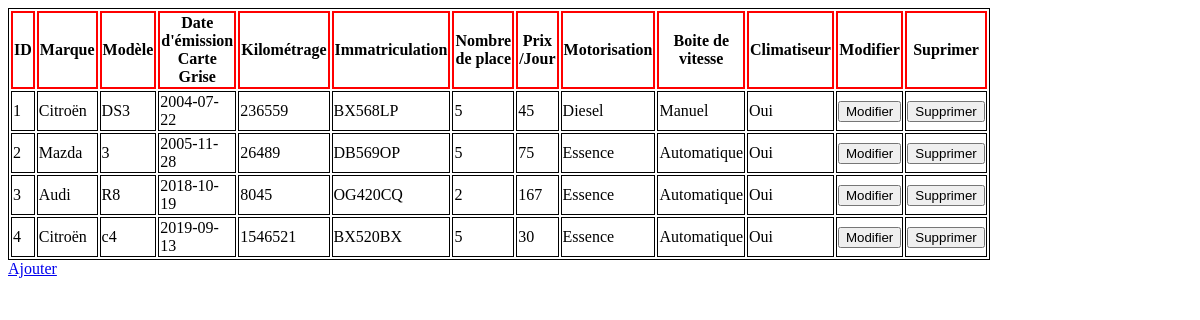
The app's page /admin.php with its own data.
### admin.php (the view, shortened to what this page needs)
<?php
$servername = "localhost";
$username = "root";
$password = "brother4";
$dbname = "lokar";
try {
    $conn = new PDO("mysql:host=$servername;dbname=$dbname", $username, $password,array(PDO::MYSQL_ATTR_INIT_COMMAND => "SET NAMES utf8"));
    $conn->setAttribute(PDO::ATTR_ERRMODE, PDO::ERRMODE_EXCEPTION);
    $stmt = $conn->prepare("SELECT ID, Marque, Modele, Date, Kilometrage, Immatriculation, Nombre_de_places, PrixJour, Motorisation, Boite_de_Vitesse, Climatiseur, Photo FROM Véhicules");
    $stmt->execute();
    }catch(PDOException $e)
    {
    echo $sql . "<br>" . $e->getMessage();
		}
?>
<!DOCTYPE html>
<html lang="en">
<head>
    <link rel="stylesheet" href="admin.css">
</head>
<body>
    <table class="table">
        <thead>
            <tr>
                <th>ID</th>
                <th>Marque</th>
                <th>Modèle</th>
                <th>Date d'émission Carte Grise</th>
                <th>Kilométrage</th>
                <th>Immatriculation</th>
                <th>Nombre de place</th>
                <th>Prix /Jour</th>
                <th>Motorisation</th>
                <th>Boite de vitesse</th>
                <th>Climatiseur</th>
                <th><a >Modifier</a></th>
                <th><a >Suprimer</a></th>
            </tr>
        </thead>
        <tbody>
              <?php while ($resultat = $stmt->fetch()) {
            echo"<tr><td>" .$resultat['ID']."</td><td>" .$resultat['Marque']."</td><td>" .$resultat['Modele']."</td><td>" .$resultat['Date']."</td><td>".$resultat['Kilometrage']."</td><td>".$resultat['Immatriculation']."</td><td>".$resultat['Nombre_de_places']."</td><td>".$resultat['PrixJour']."</td><td>".$resultat['Motorisation']."</td><td>" .$resultat['Boite_de_Vitesse']."</td><td> ".$resultat['Climatiseur']."</td><td><form method=\"post\" action=\"modif.php\"><button type=\"submit\" value=\"".$resultat['ID']."\" name=\"id\">Modifier</button></form></td><td><form method=\"post\" action=\"sup.php\"><button type=\"submit\" value=\"".$resultat['ID']."\" name=\"id\">Supprimer</button></form></td></tr>";
        }?>
        </tbody>
    </table>
    <a href="ajout.html">Ajouter</a>
</body>
</html>

### admin.css (style rules this page uses)
table { border-width:1px; border-style:solid; border-color:black; width:50%; }
td { border-width:1px; border-style:solid; border-color:black; width:50%; }
th { border-width:2px; border-style:solid; border-color:red; width:50%; }

### records on screen
véhicules: ID "1", Marque "Citroën", Modele "DS3", Date "2004-07-22", Kilometrage "236559", Immatriculation "BX568LP", Nombre_de_places "5", PrixJour "45", Motorisation "Diesel", Boite_de_Vitesse "Manuel", Climatiseur "Oui"
véhicules: ID "2", Marque "Mazda", Modele "3", Date "2005-11-28", Kilometrage "26489", Immatriculation "DB569OP", Nombre_de_places "5", PrixJour "75", Motorisation "Essence", Boite_de_Vitesse "Automatique", Climatiseur "Oui"
véhicules: ID "3", Marque "Audi", Modele "R8", Date "2018-10-19", Kilometrage "8045", Immatriculation "OG420CQ", Nombre_de_places "2", PrixJour "167", Motorisation "Essence", Boite_de_Vitesse "Automatique", Climatiseur "Oui"
véhicules: ID "4", Marque "Citroën", Modele "c4", Date "2019-09-13", Kilometrage "1546521", Immatriculation "BX520BX", Nombre_de_places "5", PrixJour "30", Motorisation "Essence", Boite_de_Vitesse "Automatique", Climatiseur "Oui"
